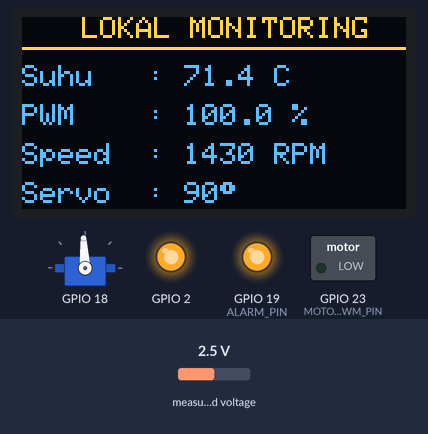
A sketch run on a simulated ESP32. On the bench: servo, 128×64 one-colour display, switched loads named in the sketch (green lamp = pin HIGH), output pins drawn as LEDs (lit = HIGH). The inputs (shaded band) are chosen by the test bench; at power-on: measured voltage 2.5 V. The OLED is the two-colour kind (top 16 rows yellow); WiFi joins after 1.5 s; servers stay silent unless stated; uploads are accepted with an empty reply; the local clock reads 2024-03-15 10:24:30 at power-on unless the sketch sets it; EEPROM starts erased; servo pulses on a pin are drawn as a servo (544–2400 µs = 0–180°); the Firebase database answers and starts empty; what the sketch prints to the serial monitor is not drawn.

Above: at 5.0 s.
5.1 s: measured voltage set to 1.2 V
At 6.5 s:
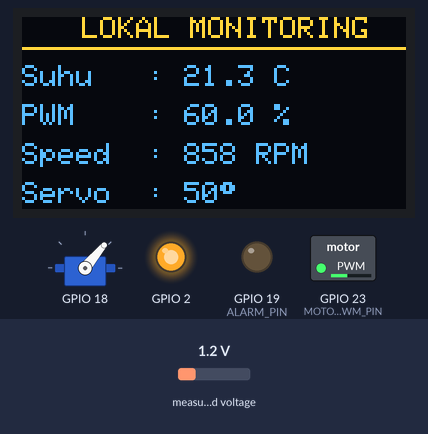
7.4 s: measured voltage set to 0.8 V
At 8.2 s:
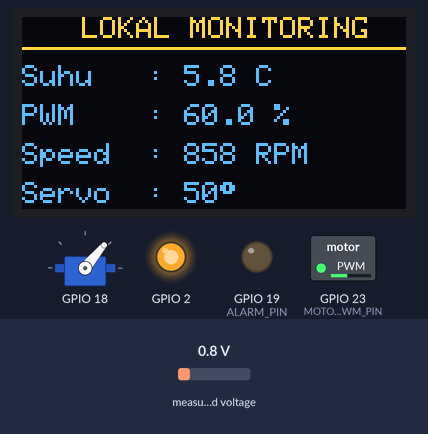
9.4 s: measured voltage set to 0.5 V
At 10.8 s:
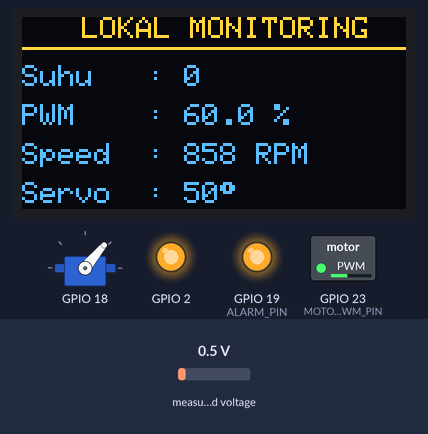
12.6 s: measured voltage set to 2.5 V
At 14.5 s:
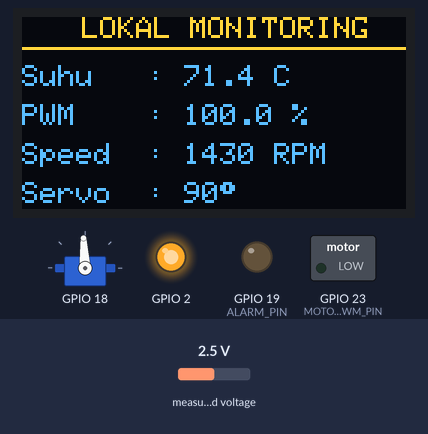
15.8 s: measured voltage set to 2.2 V
At 16.4 s:
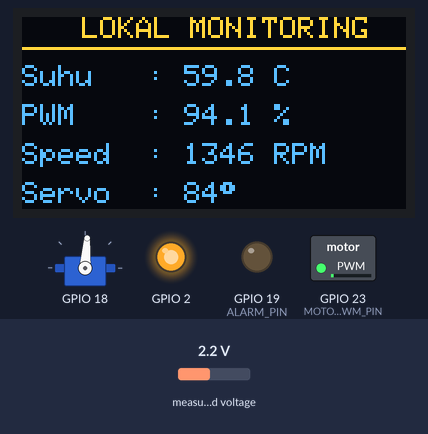
17.3 s: measured voltage set to 0.1 V
At 19.2 s:
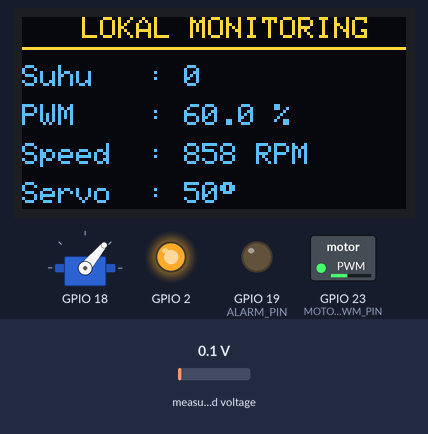
Timing chart, 0 to 21.5 s (numbered marks = the images above; inputs shaded):
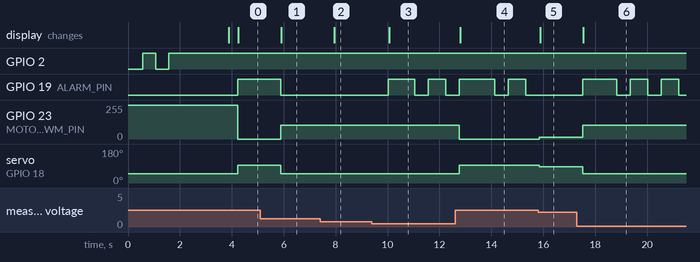

Measured:
- the behaviour switches between 0.7 and 0.6 V on measured voltage (found by bisection; images 2 and 3)
- after the input at 5.1 s, GPIO 19 (ALARM_PIN): goes on until 5.9 s, then stays LOW; GPIO 23 (MOTOR_PWM_PIN): 0/255 → 102/255 after 0.79 s; servo on GPIO 18: 93° → 50° after 0.79 s; the display: changes after 0.81 s (image 1)
- after the input at 7.4 s, the display: changes after 0.55 s (image 2)
- after the input at 9.4 s, GPIO 19 (ALARM_PIN): LOW → HIGH after 0.64 s, → LOW 1.0 s later, → HIGH 0.52 s later, → LOW 0.67 s later; the display: changes after 0.66 s (image 3)
- after the input at 12.6 s, GPIO 23 (MOTOR_PWM_PIN): 102/255 → 0/255 after 0.17 s; servo on GPIO 18: 50° → 93° after 0.17 s; the display: changes after 0.19 s (image 4)
- after the input at 15.8 s, GPIO 19 (ALARM_PIN): stays LOW (without the input it goes to HIGH after 0.05 s); GPIO 23 (MOTOR_PWM_PIN): 0/255 → 15/255 after 0.05 s; servo on GPIO 18: 93° → 86° after 0.05 s; the display: changes after 0.08 s (image 5)
- after the input at 17.3 s, GPIO 19 (ALARM_PIN): LOW → HIGH after 0.22 s, then repeats every 1.2 s: LOW 0.52 s, HIGH 0.67 s; GPIO 23 (MOTOR_PWM_PIN): 15/255 → 102/255 after 0.22 s; servo on GPIO 18: 86° → 50° after 0.22 s; the display: changes after 0.24 s (image 6)

The sketch:

v13.ino
```cpp
#include <WiFi.h>
#include <math.h>
#include <time.h>
#include "SensorPT100.h"
#include "WiFiManagerCustom.h"
#include "FirebaseManager.h"
#include "MotorManager.h"
#include "ServoManager.h"
#include "AlarmManager.h"
#include "OLEDManager.h"
#include "StorageManager.h"
#include "DataLogger.h"

#define FB_INTERVAL 500
#define SENSOR_INTERVAL 100
#define PRINT_INTERVAL 500
#define OLED_INTERVAL 300

PT100_420 sensor(165.0, 0.0, 100.0);
WiFiManagerCustom wifiManager;
float tempMax=-1000, tempMin=1000;
float tempCurrent=0, tempSum=0, tempAvg=0, alarmSet=65.0;
unsigned long sampleCount=0,lastSensor=0,lastFirebase=0,lastPrint=0,lastOLED=0;
int16_t adcVal=0; float voltageVal=0,currentVal=0; int lastDay=-1;

float round1(float v){return round(v*10.0)/10.0;}
float round3(float v){return round(v*1000.0)/1000.0;}

void setup(){
    Serial.begin(115200);
    initMotor();
    initServo();
    initAlarm();
    wifiManager.begin("ESP32-IoT");
    configTime(0,0,"pool.ntp.org","time.nist.gov");
    Serial.println("NTP started...");
    delay(2000);
    tempMax=-1000; tempMin=1000;
    loadMinMax(tempMax,tempMin);
    initFirebase(alarmSet,wifiManager);
    sensor.begin();
    initOLED();
}

void loop(){
    wifiManager.loop();
    checkFirebaseConnection(wifiManager);
    updateHeartbeat();

    struct tm timeinfo;
    if(getLocalTime(&timeinfo) && timeinfo.tm_mday!=lastDay){
        lastDay=timeinfo.tm_mday; tempMax=-1000; tempMin=1000;
        saveMinMax(tempMax,tempMin);
        Serial.println("[SYSTEM] Daily MinMax Reset");
    }

    updateDeviceIP(wifiManager);
    readAlarmSetpoint(alarmSet);

    if(millis()-lastSensor>=SENSOR_INTERVAL){
        lastSensor=millis();
        tempCurrent=sensor.readAll(adcVal,voltageVal,currentVal);
        if(!isnan(tempCurrent)&&tempCurrent>0&&tempCurrent<100){
            if(tempMax==-1000)tempMax=tempCurrent;
            if(tempMin==1000)tempMin=tempCurrent;
            if(tempCurrent>tempMax)tempMax=tempCurrent;
            if(tempCurrent<tempMin)tempMin=tempCurrent;
            tempSum+=tempCurrent; sampleCount++; tempAvg=round1(tempSum/sampleCount);
        }
    }

    updateAlarm(tempCurrent,alarmSet);
    updateMotorTarget(tempCurrent);
    motorPWMUpdate();
    updateServo(tempCurrent);
    int pwmNow=getMotorPWM();

    if(millis()-lastOLED>=OLED_INTERVAL){lastOLED=millis();updateOLED(tempCurrent,getMotorPWMPercent(),getMotorRPM(),getServoAngle());}

    if(millis()-lastFirebase>=FB_INTERVAL){
        lastFirebase=millis();
        if(isnan(tempCurrent))writeFloat("/Temperature/current",0.0); else writeFloat("/Temperature/current",round1(tempCurrent));
        if(tempMax>0&&tempMax<100)writeFloat("/Temperature/maximal",round1(tempMax));
        if(tempMin>0&&tempMin<100)writeFloat("/Temperature/minimal",round1(tempMin));
        writeAlarmStatus(isAlarmActive());
        writePWM(pwmNow,getMotorPWMPercent());
        writeRPM(getMotorRPM());
        sendToSheetIfChanged(tempCurrent,alarmSet,wifiManager.connected());
    }

    static float lastTempPrint=-999; static int lastPWMPrint=-999; static int16_t lastADCPrint=-999;
    if(millis()-lastPrint>=PRINT_INTERVAL){
        lastPrint=millis();
        bool tempChanged=isnan(tempCurrent)?!isnan(lastTempPrint):(isnan(lastTempPrint)||fabs(tempCurrent-lastTempPrint)>=0.1);
        bool pwmChanged=pwmNow!=lastPWMPrint;
        bool adcChanged=abs(adcVal-lastADCPrint)>=5;
        if(tempChanged||pwmChanged||adcChanged){
            Serial.println(); Serial.println("=========================================="); Serial.println("        MONITORING SUHU OLI PLTA"); Serial.println("==========================================");
            Serial.print("Arus        : ");Serial.print(currentVal,2);Serial.println(" mA");
            Serial.print("Tegangan    : ");Serial.print(round3(voltageVal),3);Serial.println(" V");
            Serial.print("ADC         : ");Serial.println(adcVal);
            Serial.print("Temperatur  : ");if(isnan(tempCurrent))Serial.println("0.0 °C");else{Serial.print(round1(tempCurrent),1);Serial.println(" °C");}
            Serial.print("Suhu Min    : ");if(tempMin>0&&tempMin<100){Serial.print(round1(tempMin),1);Serial.println(" °C");}else Serial.println("-");
            Serial.print("Suhu Max    : ");if(tempMax>0&&tempMax<100){Serial.print(round1(tempMax),1);Serial.println(" °C");}else Serial.println("-");
            Serial.print("Setpoint    : ");Serial.print(round1(alarmSet),1);Serial.println(" °C");
            Serial.print("PWM Motor   : ");Serial.print(pwmNow);Serial.print(" (");Serial.print(round(getMotorPWMPercent()*10.0)/10.0,1);Serial.println("%)");
            Serial.print("Speed       : ");Serial.print(round(getMotorRPM()));Serial.println(" RPM");
            Serial.print("Servo       : ");Serial.print(getServoAngle());Serial.println(" degree");
            Serial.print("Alarm       : ");Serial.println(isAlarmActive()?"ON":"OFF");
            Serial.print("WiFi        : ");Serial.println(wifiManager.connected()?"CONNECTED":"DISCONNECTED");
            Serial.print("Firebase    : ");Serial.println(firebaseIsReady()?"READY":"NOT READY");
            Serial.print("IP          : ");Serial.println(wifiManager.connected()?wifiManager.getIP():"-");
            Serial.println("==========================================");
            lastTempPrint=tempCurrent;lastPWMPrint=pwmNow;lastADCPrint=adcVal;
        }
    }
}
```

AlarmManager.cpp
```cpp
#include "AlarmManager.h"
#include <math.h>
static bool alarmState = false;
void initAlarm() { pinMode(ALARM_PIN, OUTPUT); digitalWrite(ALARM_PIN, LOW); }
bool isAlarmActive() { return alarmState; }
void updateAlarm(float temp, float alarmSet) {
    static unsigned long lastTime = 0;
    static uint8_t step = 0;
    const uint16_t BEEP_ON=100, BEEP_OFF=300, PAUSE=200;
    if (!isnan(temp) && (temp < 0 || temp > 150)) {
        alarmState=false; digitalWrite(ALARM_PIN,LOW); lastTime=millis(); step=0; return;
    }
    alarmState = (isnan(temp) || temp <= 0.5 || temp >= alarmSet);
    if (!alarmState) { digitalWrite(ALARM_PIN,LOW); step=0; return; }
    unsigned long now=millis();
    switch(step) {
        case 0: digitalWrite(ALARM_PIN,HIGH); if(now-lastTime>=BEEP_ON){lastTime=now;step=1;} break;
        case 1: digitalWrite(ALARM_PIN,LOW); if(now-lastTime>=BEEP_OFF){lastTime=now;step=2;} break;
        case 2: digitalWrite(ALARM_PIN,HIGH); if(now-lastTime>=BEEP_ON){lastTime=now;step=3;} break;
        case 3: digitalWrite(ALARM_PIN,LOW); if(now-lastTime>=BEEP_OFF){lastTime=now;step=4;} break;
        case 4: digitalWrite(ALARM_PIN,HIGH); if(now-lastTime>=BEEP_ON){lastTime=now;step=5;} break;
        case 5: digitalWrite(ALARM_PIN,LOW); if(now-lastTime>=PAUSE){lastTime=now;step=0;} break;
    }
}
```

AlarmManager.h
```cpp
#ifndef ALARM_MANAGER_H
#define ALARM_MANAGER_H
#include <Arduino.h>
#define ALARM_PIN 19
void initAlarm();
void updateAlarm(float temp, float alarmSet);
bool isAlarmActive();
#endif
```

DataLogger.cpp
```cpp
#include "DataLogger.h"
#include <WiFi.h>
#include <HTTPClient.h>
#include <math.h>
#define SEND_DELTA_TEMP 0.1
static const char* SCRIPT_URL="https://script.google.com/macros/s/AKfycbz4entNHRnsf8rgvCbZUx00GVo2W-5X7HmNqUvF8AMXOmT1z25z1Omj_R9UMgmB2OO3vQ/exec";
void sendToSheetIfChanged(float temperature,float alarmSet,bool wifiConnected){
 if(!wifiConnected||isnan(temperature)) return;
 static float lastTemp=-9999; static unsigned long lastSend=0; unsigned long now=millis();
 bool waktu=(now-lastSend>=60000); bool perubahan=(lastTemp<-9000)||(fabs(temperature-lastTemp)>=SEND_DELTA_TEMP); if(!(waktu||perubahan)) return;
 HTTPClient http; http.setConnectTimeout(3000); http.setTimeout(3000); if(!http.begin(SCRIPT_URL)){Serial.println("[Sheet] HTTP begin failed");return;}
 http.addHeader("Content-Type","application/json"); String payload="{\"temperature\":"+String(temperature,1)+",\"alarm\":"+String(alarmSet,1)+"}"; int httpCode=http.POST(payload);
 if(httpCode>=200&&httpCode<300){lastTemp=temperature;lastSend=now;Serial.print("[Sheet] Sent OK: ");Serial.println(httpCode);}else{Serial.print("[Sheet] POST failed: ");Serial.println(httpCode);} http.end();
}
```

DataLogger.h
```cpp
#ifndef DATA_LOGGER_H
#define DATA_LOGGER_H
#include <Arduino.h>
void sendToSheetIfChanged(float temperature, float alarmSet, bool wifiConnected);
#endif
```

FirebaseManager.cpp
```cpp
#include "FirebaseManager.h"
#include <Firebase_ESP_Client.h>
#include <addons/TokenHelper.h>
#include <addons/RTDBHelper.h>
#include <time.h>
#include <math.h>
#define API_KEY "AIzaSyAtebbp9XVTRpJROF4mo8FDM50l7vSRJQo"
#define DATABASE_URL "https://oil-plta-bta-default-rtdb.firebaseio.com/"
static FirebaseData fbdo; static FirebaseAuth auth; static FirebaseConfig config; static bool firebaseReady=false; static bool firebaseStarted=false;
bool firebaseIsReady(){return firebaseReady;}
void initFirebase(float alarmDefault,WiFiManagerCustom &wifi){
 if(!wifi.connected()) return; config.api_key=API_KEY;config.database_url=DATABASE_URL;
 if(!Firebase.signUp(&config,&auth,"","")){Serial.printf("[Firebase] Signup failed: %s\n",config.signer.signupError.message.c_str());firebaseReady=false;firebaseStarted=false;return;}
 Firebase.begin(&config,&auth);Firebase.reconnectWiFi(true);firebaseReady=true;firebaseStarted=true;Serial.println("[Firebase] Connected");
 if(Firebase.RTDB.get(&fbdo,"/Set/alarm_on")) Serial.println("[Firebase] Initial setpoint read OK"); else {Firebase.RTDB.setFloat(&fbdo,"/Set/alarm_on",alarmDefault);Serial.println("[Firebase] Default setpoint written");}
}
void checkFirebaseConnection(WiFiManagerCustom &wifi){
 if(!wifi.connected()){if(firebaseReady||firebaseStarted){firebaseReady=false;firebaseStarted=false;Serial.println("[Firebase] WiFi disconnected - waiting for reconnect");}return;}
 if(!firebaseStarted){initFirebase(65.0,wifi);return;} firebaseReady=Firebase.ready();
}
void readAlarmSetpoint(float &alarmSet){
 static float lastSet=-999; static unsigned long lastRead=0; if(!firebaseReady||!Firebase.ready()||millis()-lastRead<1000)return;lastRead=millis();
 if(Firebase.RTDB.get(&fbdo,"/Set/alarm_on")){float v=(fbdo.dataType()=="string")?fbdo.stringData().toFloat():fbdo.to<float>();if(!isnan(v)&&v>0&&v<200&&v!=lastSet){alarmSet=v;lastSet=v;Serial.print("[Firebase] SETPOINT UPDATE: ");Serial.println(alarmSet);}}
 else {static unsigned long lastErrorPrint=0;if(millis()-lastErrorPrint>=5000){lastErrorPrint=millis();Serial.print("[Firebase] Setpoint read failed: ");Serial.println(fbdo.errorReason());}}
}
void writeFloat(const String &path,float value){if(!firebaseReady||!Firebase.ready())return;if(!Firebase.RTDB.setFloat(&fbdo,path.c_str(),value)){static unsigned long lastErrorPrint=0;if(millis()-lastErrorPrint>=5000){lastErrorPrint=millis();Serial.print("[Firebase] Write failed ");Serial.print(path);Serial.print(": ");Serial.println(fbdo.errorReason());}}}
void writeAlarmStatus(bool value){static bool last=false,initialized=false;if(!firebaseReady||!Firebase.ready())return;if(!initialized||last!=value){if(Firebase.RTDB.setBool(&fbdo,"/Status/alarm",value)){last=value;initialized=true;}}}
void writePWM(int pwmValue,float pwmPercent){static int last=-1;if(!firebaseReady||!Firebase.ready())return;if(last!=pwmValue){bool ok1=Firebase.RTDB.setInt(&fbdo,"/Status/pwm_motor",pwmValue);float percent=round(pwmPercent*10.0)/10.0;bool ok2=Firebase.RTDB.setFloat(&fbdo,"/Status/pwm_percent",percent);if(ok1&&ok2)last=pwmValue;}}
void writeRPM(float rpmValue){static int lastRPM=-1;int rpmRounded=round(rpmValue);if(!firebaseReady||!Firebase.ready())return;if(rpmRounded!=lastRPM){if(Firebase.RTDB.setInt(&fbdo,"/Status/rpm_motor",rpmRounded))lastRPM=rpmRounded;}}
void updateDeviceIP(WiFiManagerCustom &wifi){static String lastIP="";if(!firebaseReady||!Firebase.ready()||!wifi.connected())return;String ip=wifi.getIP();if(ip!=lastIP){if(Firebase.RTDB.setString(&fbdo,"/Device/ip",ip))lastIP=ip;}}
void updateHeartbeat(){static unsigned long lastSend=0;if(!firebaseReady||!Firebase.ready())return;if(millis()-lastSend>=5000){time_t now=time(nullptr);if(Firebase.RTDB.setInt(&fbdo,"/Status/last_update",now*1000))lastSend=millis();}}
```

FirebaseManager.h
```cpp
#ifndef FIREBASE_MANAGER_H
#define FIREBASE_MANAGER_H
#include <Arduino.h>
#include "WiFiManagerCustom.h"
void initFirebase(float alarmDefault, WiFiManagerCustom &wifi);
void checkFirebaseConnection(WiFiManagerCustom &wifi);
bool firebaseIsReady();
void readAlarmSetpoint(float &alarmSet);
void writeFloat(const String &path,float value);
void writeAlarmStatus(bool value);
void writePWM(int pwmValue,float pwmPercent);
void writeRPM(float rpmValue);
void updateDeviceIP(WiFiManagerCustom &wifi);
void updateHeartbeat();
#endif
```

MotorManager.cpp
```cpp
#include "MotorManager.h"
#include <math.h>

static int currentPWM = 0;
static int targetPWM = 0;
static float currentRPM = 0;
static float pwmPercentActual = 60.0;

void initMotor() {
    pinMode(MOTOR_PWM_PIN, OUTPUT);
    digitalWrite(MOTOR_PWM_PIN, HIGH);
    delay(50);
    ledcAttach(MOTOR_PWM_PIN, MOTOR_PWM_FREQ, MOTOR_PWM_RES);
    currentPWM = 0;
    targetPWM = 0;
    ledcWrite(MOTOR_PWM_PIN, 255);
}

void updateMotorTarget(float tempRaw) {
    if (!isnan(tempRaw) && tempRaw > 75.0) {
        pwmPercentActual = 0.0;
        targetPWM = 0;
        return;
    }
    if (isnan(tempRaw) || tempRaw <= 0 || tempRaw > TEMP_MAX_VALID) {
        pwmPercentActual = 60.0;
        targetPWM = round((60.0 / 100.0) * PWM_MAX);
        targetPWM = constrain(targetPWM, 0, PWM_MAX);
        return;
    }
    const float tempMin = 30.0, tempMax = 65.0;
    const float pwmMin = 60.0, pwmMax = 100.0;
    float pwmPercent;
    if (tempRaw <= tempMin) pwmPercent = pwmMin;
    else if (tempRaw >= tempMax) pwmPercent = pwmMax;
    else pwmPercent = pwmMin + ((tempRaw - tempMin) * (pwmMax - pwmMin) / (tempMax - tempMin));
    pwmPercentActual = pwmPercent;
    targetPWM = round((pwmPercent / 100.0) * PWM_MAX);
    targetPWM = constrain(targetPWM, 0, PWM_MAX);
}

void motorPWMUpdate() {
    currentPWM = constrain(targetPWM, 0, PWM_MAX);
    if (currentPWM == 0) {
        ledcWrite(MOTOR_PWM_PIN, PWM_MAX);
        digitalWrite(MOTOR_PWM_PIN, HIGH);
        currentRPM = 0;
        return;
    }
    uint8_t pwmOut = PWM_MAX - currentPWM;
    ledcWrite(MOTOR_PWM_PIN, pwmOut);
    currentRPM = (pwmPercentActual / 100.0) * 1430.0;
}

int getMotorPWM() { return currentPWM; }
float getMotorRPM() { return currentRPM; }
float getMotorPWMPercent() { return pwmPercentActual; }
```

MotorManager.h
```cpp
#ifndef MOTOR_MANAGER_H
#define MOTOR_MANAGER_H
#include <Arduino.h>

#define MOTOR_PWM_PIN 23
#define MOTOR_PWM_FREQ 1000
#define MOTOR_PWM_RES 8
#define PWM_MAX 255
#define TEMP_MAX_VALID 100

void initMotor();
void updateMotorTarget(float tempRaw);
void motorPWMUpdate();
int getMotorPWM();
float getMotorRPM();
float getMotorPWMPercent();
#endif
```

OLEDManager.cpp
```cpp
#include "OLEDManager.h"
#include <Wire.h>
#include <Adafruit_GFX.h>
#include <Adafruit_SSD1306.h>
#define SCREEN_WIDTH 128
#define SCREEN_HEIGHT 64
#define OLED_SDA 21
#define OLED_SCL 22
#define OLED_ADDR 0x3C
static Adafruit_SSD1306 display(SCREEN_WIDTH,SCREEN_HEIGHT,&Wire,-1);
void initOLED(){ Wire.begin(OLED_SDA,OLED_SCL); if(!display.begin(SSD1306_SWITCHCAPVCC,OLED_ADDR)){Serial.println("OLED gagal ditemukan!");return;} Serial.println("OLED OK"); display.clearDisplay(); display.setTextColor(SSD1306_WHITE); display.setTextSize(1); display.setCursor(20,0); display.println("MONITORING OLI"); display.display(); }
void updateOLED(float temperature,float pwmPercent,float rpm,int servoAngle){ display.clearDisplay(); display.setTextColor(SSD1306_WHITE); display.setTextSize(1); display.setCursor(20,0); display.println("LOKAL MONITORING"); display.drawLine(0,10,127,10,SSD1306_WHITE); display.setCursor(0,16); display.print("Suhu   : "); if(isnan(temperature)) display.println("0"); else {display.print(temperature,1);display.println(" C");} display.setCursor(0,29);display.print("PWM    : ");display.print(pwmPercent,1);display.println(" %"); display.setCursor(0,42);display.print("Speed  : ");display.print(rpm,0);display.println(" RPM"); display.setCursor(0,55);display.print("Servo  : ");display.print(servoAngle);display.println((char)247);display.display(); }
```

OLEDManager.h
```cpp
#ifndef OLED_MANAGER_H
#define OLED_MANAGER_H
#include <Arduino.h>
void initOLED();
void updateOLED(float temperature, float pwmPercent, float rpm, int servoAngle);
#endif
```

SensorPT100.cpp
```cpp
#include "SensorPT100.h"
#include <math.h>

PT100_420::PT100_420(float resistor, float minTemp, float maxTemp)
    : _resistor(resistor), _minTemp(minTemp), _maxTemp(maxTemp) {}

void PT100_420::begin() {
    ads.setGain(GAIN_ONE);
    ads.begin();
}

float PT100_420::readAll(int16_t &adc, float &voltage, float &current) {
    long total = 0;
    for (int i = 0; i < 5; i++) {
        total += ads.readADC_SingleEnded(0);
        delay(1);
    }
    int16_t raw = total / 5;
    float adcCal = raw * 1.0180f;
    adc = adcCal;
    voltage = adcCal * 0.125f / 1000.0f;
    current = (voltage / _resistor) * 1000.0f;
    float temp = ((current - 4.0f) / 16.0f) * (_maxTemp - _minTemp) + _minTemp;
    if (current < 4 || current > 20.5) return NAN;
    return temp;
}
```

SensorPT100.h
```cpp
#ifndef SENSOR_PT100_H
#define SENSOR_PT100_H
#include <Arduino.h>
#include <Adafruit_ADS1X15.h>

class PT100_420 {
public:
    PT100_420(float resistor, float minTemp, float maxTemp);
    void begin();
    float readAll(int16_t &adc, float &voltage, float &current);
private:
    Adafruit_ADS1115 ads;
    float _resistor;
    float _minTemp;
    float _maxTemp;
};
#endif
```

Servo.cpp
```cpp
#include "Servo.h"
Servo::Servo(){_pin=-1;_angle=90;_attached=false;}
bool Servo::attach(int pin){_pin=pin;ledcAttach(_pin,50,16);_attached=true;write(90);return true;}
void Servo::detach(){if(_attached){ledcDetach(_pin);_attached=false;}}
void Servo::write(int angle){if(!_attached)return;angle=constrain(angle,0,180);_angle=angle;setPWM(angle);}
int Servo::read(){return _angle;}
void Servo::setPWM(int angle){const uint32_t MIN_US=500,MAX_US=2500,PERIOD_US=20000,MAX_DUTY=65535;uint32_t pulseWidth=MIN_US+((uint32_t)angle*(MAX_US-MIN_US)/180UL);uint32_t duty=(pulseWidth*MAX_DUTY)/PERIOD_US;ledcWrite(_pin,duty);}
```

Servo.h
```cpp
#ifndef SERVO_H
#define SERVO_H
#include <Arduino.h>
class Servo{public: Servo(); bool attach(int pin); void detach(); void write(int angle); int read(); private: int _pin; int _angle; bool _attached; void setPWM(int angle);};
#endif
```

Source omitted: ServoManager.cpp (974 bytes), ServoManager.h (281 bytes), StorageManager.cpp (919 bytes), StorageManager.h (200 bytes), WiFiManagerCustom.cpp (4379 bytes), WiFiManagerCustom.h (854 bytes)
